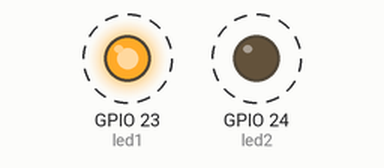
This program was run on a simulated Raspberry Pi (BCM pin numbers). On the bench: output pins drawn as LEDs (lit = HIGH). Dashed ring = blinking. What the program prints to the terminal is not drawn.

Above: at 0.5 s.
Timing chart, 0 to 4.6 s (numbered marks = the images above):
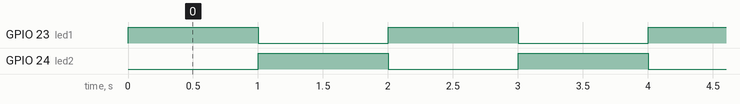

The program:

2_led_blink_alt.py
```python
import RPi.GPIO as GPIO
import time
import random

GPIO.setmode(GPIO.BCM)
GPIO.setwarnings(False)

led1 = 23
led2 = 24

GPIO.setup(led1,GPIO.OUT)
GPIO.setup(led2,GPIO.OUT)

while True:
	GPIO.output(led2,0)
	GPIO.output(led1,1)
	print("led 1 blinking")
	time.sleep(1)
	GPIO.output(led1,0)
	GPIO.output(led2,1)
	print("led2 blinking")
	time.sleep(1)

GPIO.cleanup()
```

Measured:
- by itself, GPIO 23 (led1), GPIO 24 (led2): alternates HIGH for 1.0 s and LOW for 1.0 s
